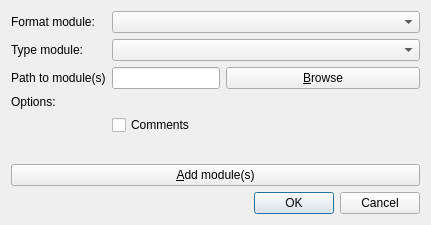
<?xml version="1.0" encoding="UTF-8"?>
<ui version="4.0">
 <class>ModuleImportDialog</class>
 <widget class="QDialog" name="ModuleImportDialog">
  <property name="geometry">
   <rect>
    <x>0</x>
    <y>0</y>
    <width>431</width>
    <height>225</height>
   </rect>
  </property>
  <property name="windowTitle">
   <string>Dialog</string>
  </property>
  <layout class="QGridLayout" name="gridLayout">
   <item row="0" column="1" colspan="3">
    <widget class="QComboBox" name="comBFormat"/>
   </item>
   <item row="2" column="0">
    <widget class="QLabel" name="label_2">
     <property name="text">
      <string>Path to module(s)</string>
     </property>
    </widget>
   </item>
   <item row="2" column="1" colspan="2">
    <widget class="QLineEdit" name="LEPath"/>
   </item>
   <item row="1" column="0">
    <widget class="QLabel" name="label_4">
     <property name="text">
      <string>Type module:</string>
     </property>
    </widget>
   </item>
   <item row="7" column="3">
    <widget class="QDialogButtonBox" name="buttonBox">
     <property name="orientation">
      <enum>Qt::Horizontal</enum>
     </property>
     <property name="standardButtons">
      <set>QDialogButtonBox::Cancel|QDialogButtonBox::Ok</set>
     </property>
    </widget>
   </item>
   <item row="5" column="2">
    <spacer name="verticalSpacer">
     <property name="orientation">
      <enum>Qt::Vertical</enum>
     </property>
     <property name="sizeHint" stdset="0">
      <size>
       <width>20</width>
       <height>16</height>
      </size>
     </property>
    </spacer>
   </item>
   <item row="0" column="0">
    <widget class="QLabel" name="label">
     <property name="text">
      <string>Format module:</string>
     </property>
    </widget>
   </item>
   <item row="6" column="0" colspan="4">
    <widget class="QPushButton" name="pBAddModule">
     <property name="text">
      <string>&amp;Add module(s)</string>
     </property>
    </widget>
   </item>
   <item row="3" column="0">
    <widget class="QLabel" name="label_3">
     <property name="text">
      <string>Options:</string>
     </property>
    </widget>
   </item>
   <item row="1" column="1" colspan="3">
    <widget class="QComboBox" name="comBType"/>
   </item>
   <item row="2" column="3">
    <widget class="QPushButton" name="pBBrowse">
     <property name="text">
      <string>&amp;Browse</string>
     </property>
    </widget>
   </item>
   <item row="4" column="1" colspan="3">
    <widget class="QCheckBox" name="chBComments">
     <property name="text">
      <string>Comments</string>
     </property>
    </widget>
   </item>
  </layout>
 </widget>
 <resources/>
 <connections>
  <connection>
   <sender>buttonBox</sender>
   <signal>accepted()</signal>
   <receiver>ModuleImportDialog</receiver>
   <slot>accept()</slot>
   <hints>
    <hint type="sourcelabel">
     <x>248</x>
     <y>254</y>
    </hint>
    <hint type="destinationlabel">
     <x>157</x>
     <y>274</y>
    </hint>
   </hints>
  </connection>
  <connection>
   <sender>buttonBox</sender>
   <signal>rejected()</signal>
   <receiver>ModuleImportDialog</receiver>
   <slot>reject()</slot>
   <hints>
    <hint type="sourcelabel">
     <x>316</x>
     <y>260</y>
    </hint>
    <hint type="destinationlabel">
     <x>286</x>
     <y>274</y>
    </hint>
   </hints>
  </connection>
 </connections>
</ui>
